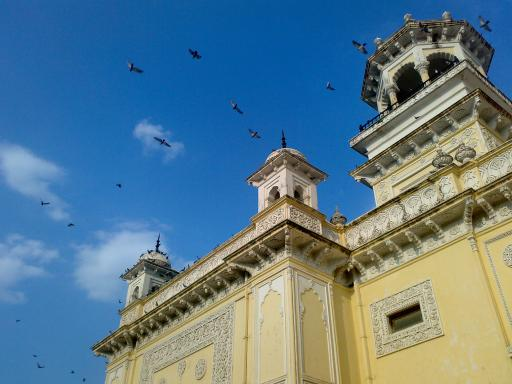
#> input picture notebooks/data/home.jpg, 512 x 384 px
$ jupyter execute 93-sobel_filter.ipynb
#> lines starting #> are read from the running program, lines starting #| are printed output that depends on the picture
# Sobel Filter for edege detection

[cell 1]
import numpy as np
import matplotlib.pyplot as plt
import matplotlib.image as mpimg

[cell 2]
original = mpimg.imread('data/home.jpg')
#> original is the input picture: shape (384, 512, 3); mean R, G, B 91.6, 123.9, 141.2
plt.imshow(original)
plt.show()

[cell 3]
original.shape
#> Out = (384, 512, 3)

[cell 4]
def get_distance(pixel,w=[1/3,1/3,1/3]):
    r,g,b = pixel[0],pixel[1],pixel[2]
    w0,w1,w2=w[0],w[1],w[2]
    return ((r**2)*w0+(g**2)*w1+(b**2)*w2)**0.5
def convert_RGB2GRAY(img,weights=[0.6,0.3,0.1]):
    m=img.shape[0]
#> m = 384
    n=img.shape[1]
#> n = 512
    gray_img = np.zeros((m,n),dtype=np.uint8)
    for i in range(m):
        for j in range(n):
            gray_img[i,j]=get_distance(img[i,j,:],weights)
#> this loop made 384 passes
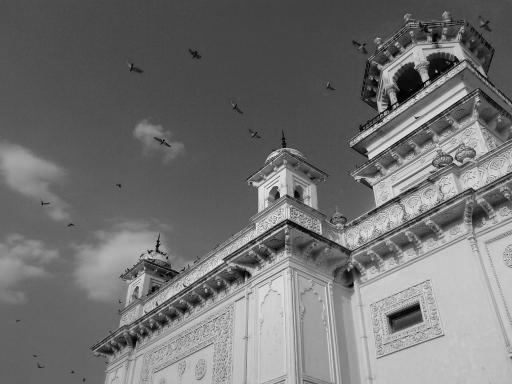
#> gray_img: shape (384, 512); min 0, max 252, mean 114
    return gray_img

[cell 5]
def sobel(grayimg):
    Gx = np.array([[-1,0,1],
                   [-5,0,5],
                   [-1,0,1]])
    Gy = np.array([[-1,-5,-1],
                   [0,0,0],
                   [1,5,1]])
    m = grayimg.shape[0]
    n = grayimg.shape[1]
    ret_img = np.zeros((m,n))
    for i in range(1,m-1):
        for j in range(1,n-1):
            s1 = np.sum(Gx*grayimg[i-1:i+2,j-1:j+2])
            s2 = np.sum(Gy*grayimg[i-1:i+2,j+1:j+2])
            ret_img[i,j]=np.sqrt((s1**2)+(s2**2))
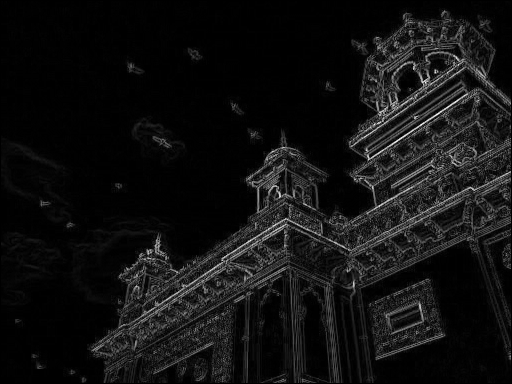
#> ret_img: shape (384, 512) float64; min 0, max 1601.7, mean 111.1; drawn with min black and max white
    return ret_img
